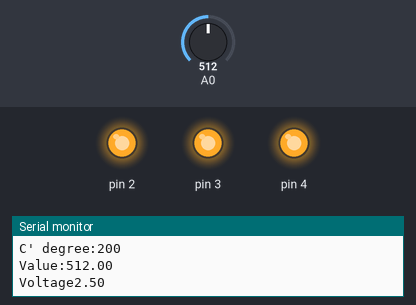
A sketch run on a simulated Arduino Uno, built with avr-gcc and run on an emulated ATmega328P. Parts: output pins drawn as LEDs (lit = HIGH), the last lines printed to the serial monitor. Inputs (shaded band) come from the test bench; at power-on: A0 = 512.

Above: at 1.2 s.
1.3 s: A0 set to 175
4.3 s: A0 set to 163
At 5.5 s:
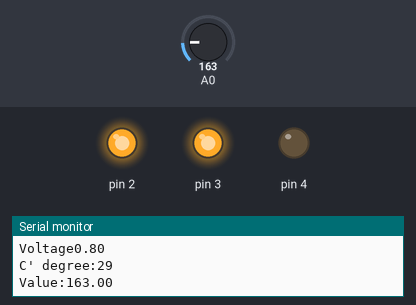
5.8 s: A0 set to 0
At 6.3 s:
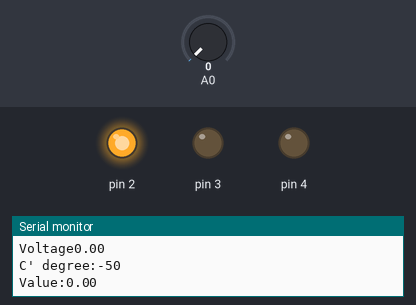
7.3 s: A0 set to 306
At 8.5 s:
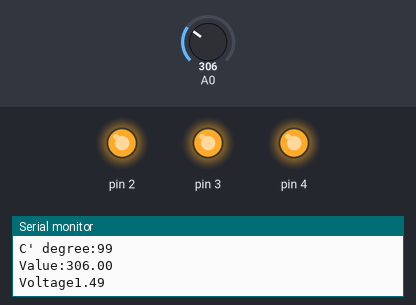
8.8 s: A0 set to 122
At 9.8 s:
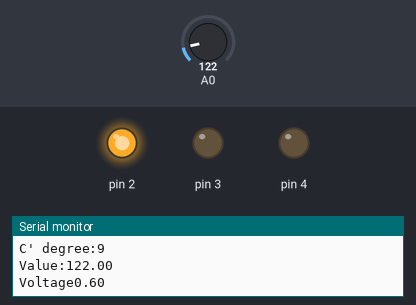
Timing chart, 0 to 11.3 s (numbered marks = the images above; inputs shaded):
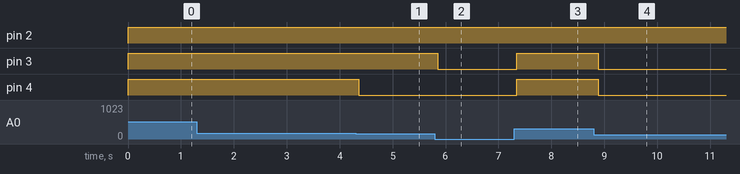

Measured:
- the behaviour switches between 164 and 163 on A0 (found by bisection; images 0 and 1)
- after the input at 4.3 s, pin 4: HIGH → LOW after 0.06 s
- after the input at 5.8 s, pin 3: HIGH → LOW after 0.05 s
- after the input at 7.3 s, pin 3, pin 4: LOW → HIGH after 0.05 s
- after the input at 8.8 s, pin 3, pin 4: HIGH → LOW after 0.08 s

The sketch:

Interactive-Program--Love-Meter.ino
```cpp
double    CatchTemp = 0;
double    voltage = 0;
int       degree = 0;

void setup() {
  // put your setup code here, to run once:

    pinMode(2,OUTPUT);
    pinMode(3,OUTPUT);
    pinMode(4,OUTPUT);
    Serial.begin(9600);
}

void loop() {
  // put your main code here, to run repeatedly:

    CatchTemp = analogRead(A0);
    Serial.print("Value:");
    Serial.println(CatchTemp);

/////////////////////////////////////

    voltage = (CatchTemp/1024)*5;
    Serial.print("Voltage");
    Serial.println(voltage);


/////////////////////////////////////


    degree = (voltage-0.5)*100;
    Serial.print("C' degree:");
    Serial.println(degree);


////////////////////////////////////


    if(degree<25){

      digitalWrite(2,HIGH);
      digitalWrite(3,LOW);
      digitalWrite(4,LOW);
      }

      else if (30>degree && degree>25){

      digitalWrite(2,HIGH);
      digitalWrite(3,HIGH);
      digitalWrite(4,LOW);
      }

      else if (degree>30){

      digitalWrite(2,HIGH);
      digitalWrite(3,HIGH);
      digitalWrite(4,HIGH);
      }


}
```

choose.ino
```cpp
int choose(int A) {

  switch(A)
{

    case 0:
    digitalWrite(4,LOW);
    digitalWrite(5,LOW);
    digitalWrite(6,LOW);
    digitalWrite(7,LOW);

    break;

    case 300:
    digitalWrite(4,HIGH);
    digitalWrite(5,LOW);
    digitalWrite(6,LOW);
    digitalWrite(7,LOW);

    break;

    case 310:
    digitalWrite(4,LOW);
    digitalWrite(5,HIGH);
    digitalWrite(6,LOW);
    digitalWrite(7,LOW);

    break;

    case 320:
    digitalWrite(4,HIGH);
    digitalWrite(5,HIGH);
    digitalWrite(6,LOW);
    digitalWrite(7,LOW);

    break;

    case 330:
    digitalWrite(4,LOW);
    digitalWrite(5,LOW);
    digitalWrite(6,HIGH);
    digitalWrite(7,LOW);

    break;


}
    return 0;


  }
```
